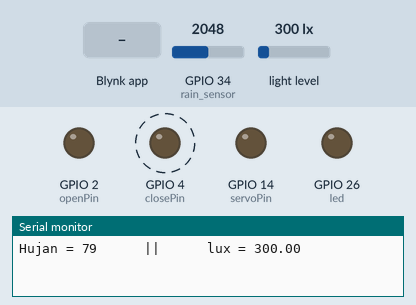
The sketch below on a simulated ESP32. Parts: output pins drawn as LEDs (lit = HIGH), the last lines printed to the serial monitor. Dashed ring = blinking. The test bench sets the inputs (shaded band); at power-on: GPIO 34 (rain_sensor) = 2048, light level 300 lx. WiFi joins after 1.5 s; servers stay silent unless stated.

Above: at 5.0 s.
5.1 s: GPIO 34 (rain_sensor) set to 3673
8.6 s: GPIO 34 (rain_sensor) set to 3745
At 9.3 s:
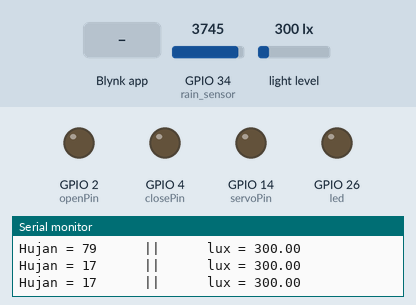
11.3 s: GPIO 34 (rain_sensor) set to 3833
14.0 s: GPIO 34 (rain_sensor) set to 3916
At 15.5 s:
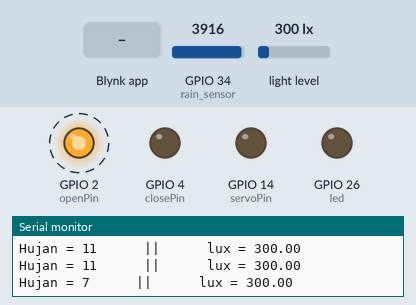
23.4 s: Blynk app writes 0 to V0
At 25.0 s:
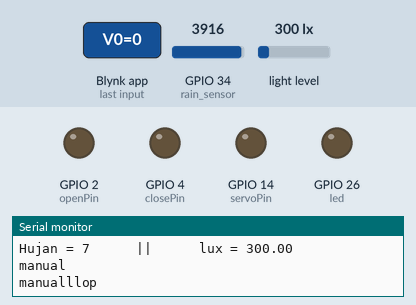
Timing chart, 0 to 26.5 s (numbered marks = the images above; inputs shaded):
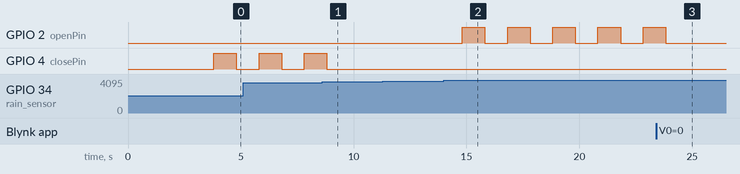

The sketch:

nariswandha.ino
```cpp
#include <Wire.h>
#include <BH1750.h>
#include "ilyasstd.h"

void setup() {
  Serial.begin(115200);
  Wire.begin();
  lightMeter.begin();
  pinMode(led,OUTPUT);
  pinMode(openPin,OUTPUT);
  pinMode(closePin,OUTPUT);
  pinMode(rain_sensor,INPUT);
  ledcSetup(PWMChannel, PWMFreq, PWMResolution);
  ledcAttachPin(servoPin, PWMChannel);
  ledcWrite(PWMChannel, dutyCycle);
  Blynk.begin(auth, ssid, pass);
  timer.setInterval(1000L, sendLux);
  delay(2000);
}

void loop() {
  Blynk.run();
  timer.run();
}
```

autooo.ino
```cpp
void autoo(int a, float b){
  int rainVal = a;
  float luxVal = b;
  Serial.println("Hujan = "+String(rainVal)+"      ||      lux = "+luxVal);
  if(rainVal>rainValMax){
    // closeroof
    // servo(currentstate,closeroof);

    digitalWrite(closePin,HIGH);
    delay(1000);
    digitalWrite(closePin,LOW);
    currentstate = closeroof;
  }else if(rainVal<rainValMin){
    if(luxVal>luxValMax){
      // openroof
      // servo(currentstate, openroof);
      digitalWrite(openPin,HIGH);
      delay(1000);
      digitalWrite(openPin,LOW);
      currentstate = openroof;
    }else if(luxVal<luxValMin){
      // closeroof
      // servo(currentstate,closeroof);
      digitalWrite(closePin,HIGH);
      delay(1000);
      digitalWrite(closePin,LOW);
      currentstate = closeroof;
    }else{
      // nothing
    }
  }else{
    // nothing
  }
  delay(1000);
}
```

ilyasstd.h
```cpp
BH1750 lightMeter;
int dutyCycle = 0;
const int PWMFreq = 50;
const int PWMChannel = 0;
const int PWMResolution = 8;

int currentstate = 7;
int rain_sensor = 34;
int led = 26;
int servoPin = 14;

int closeroof = 7;
int openroof = 32;
int rainValMax = 15;
int rainValMin = 10;
int luxValMax = 50;
int luxValMin = 30;

int openPin = 2;
int closePin = 4;
#define BLYNK_TEMPLATE_ID "TMPLDZpJn4zW"
#define BLYNK_DEVICE_NAME "Skripsi"
#define BLYNK_AUTH_TOKEN "bo6DS7DMqV2rdzHJh8NLfm60oYOxxxyl"

#define BLYNK_PRINT Serial

#include <WiFi.h>
#include <WiFiClient.h>
#include <BlynkSimpleEsp32.h>
char auth[] = BLYNK_AUTH_TOKEN;
char ssid[] = "Polinema_hotspot_UKM";//Enter your WIFI name
char pass[] = "polinemaUKM";//Enter your WIFI password
BlynkTimer timer;
bool controllerState = true;
```

lumen.ino
```cpp
float lumen(){
  float lux = lightMeter.readLightLevel();
  // Serial.print(lux);
  return lux;
}
```

rain.ino
```cpp
int hujan(){
  int rainAnalogVal = analogRead(rain_sensor);
  int percentage = map(rainAnalogVal,1500,4095,100,0);
  // Serial.println(percentage);
  return percentage;
}
```

send.ino
```cpp
void sendLux()
{
  int rainValMain = hujan();
  float luxValMain = lumen();
  Blynk.virtualWrite(V1, luxValMain);
  Blynk.virtualWrite(V2, rainValMain);
  if(controllerState==true){
    autoo(rainValMain, luxValMain);
  }else{
    Serial.println("manualllop");
  }
}
```

servo.ino
```cpp
int servo(int start,int end){//min 7, max 32
    Serial.println(start+String("       "+String(end)));
  // Serial.println()
  if (start<end){
    for(dutyCycle = start; dutyCycle <= end; dutyCycle++)
    {
      ledcWrite(PWMChannel, dutyCycle);
      delay(70);
    }
  }else if(start>end){
    for(dutyCycle = start; dutyCycle >= end; dutyCycle--)
    {
      ledcWrite(PWMChannel, dutyCycle);
      delay(70);
    }
  }else{
    // nothing
  }
}
```

v0.ino
```cpp
BLYNK_WRITE(V0) {
  if(param.asInt()==1){
    Serial.println("auto");
    controllerState = true;
  }else{
    Serial.println("manual");
    controllerState = false;
  }
}
```

v3.ino
```cpp
// BLYNK_WRITE(V3) {
//   if(controllerState==false){
//       servo(currentstate, param.asInt());
//       currentstate = param.asInt();
//   }
// }
BLYNK_WRITE(V4) {
  if(controllerState==false){
    digitalWrite(openPin,HIGH);
    delay(1000);
    digitalWrite(openPin,LOW);
  }
}
BLYNK_WRITE(V5) {
  if(controllerState==false){
    digitalWrite(closePin,HIGH);
    delay(1000);
    digitalWrite(closePin,LOW);
  }
}
```

Measured:
- the behaviour switches between 3705 and 3706 on GPIO 34 (rain_sensor) (found by bisection; images 0 and 1)
- the behaviour switches between 3861 and 3862 on GPIO 34 (rain_sensor) (found by bisection; images 1 and 2)
- after the input at 8.6 s, GPIO 4 (closePin): goes on until 8.8 s, then stays LOW
- after the input at 14.0 s, GPIO 2 (openPin): alternates HIGH for 1.0 s and LOW for 1.0 s, starting after 0.82 s
- after the input at 23.4 s, GPIO 2 (openPin): goes on until 23.8 s, then stays LOW
